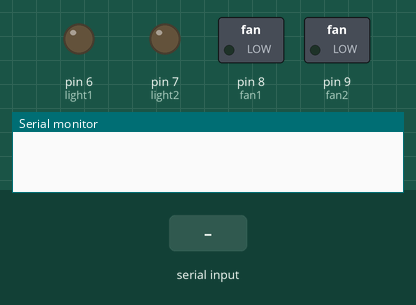
Simulated run of this sketch. Board: Arduino Uno, built with avr-gcc and run on an emulated ATmega328P. On the bench: switched loads named in the sketch (green lamp = pin HIGH), output pins drawn as LEDs (lit = HIGH), the last lines printed to the serial monitor. Inputs (shaded band) come from the test bench.

Above: at 1.2 s.
1.3 s: "a" received over Serial
At 2.2 s:
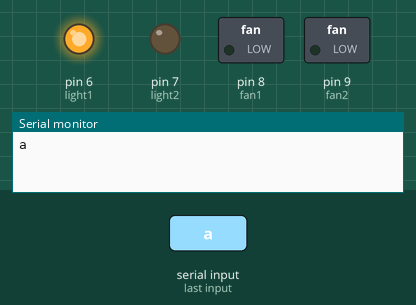
2.8 s: "c" received over Serial
At 3.3 s:
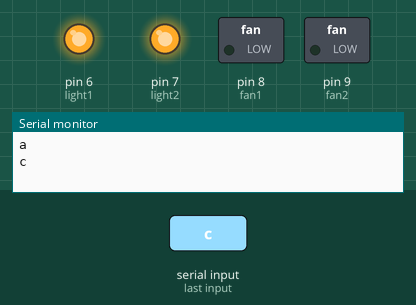
4.3 s: "b" received over Serial
At 5.5 s:
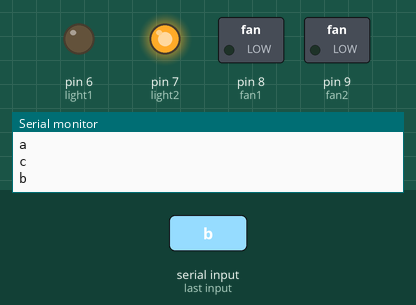
5.8 s: "e" received over Serial
At 6.8 s:
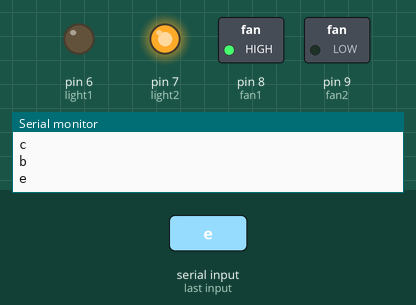
7.3 s: "d" received over Serial
At 8.0 s:
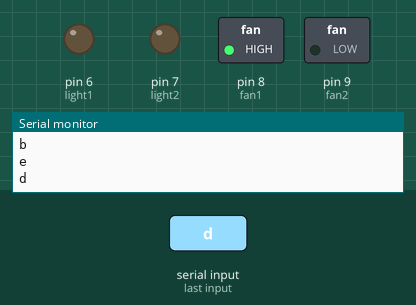
8.8 s: "g" received over Serial
At 9.1 s:
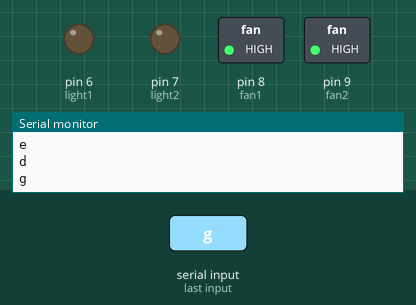
Timing chart, 0 to 11.3 s (numbered marks = the images above; inputs shaded):
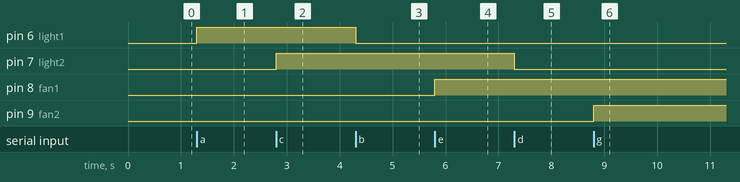

The sketch:

Home_Automation.ino
```cpp
// Created by Karthikesh Robotics
// Youtube channel : https://www.youtube.com/c/KarthiKeshRobotics

#define light1 6
#define light2 7
#define fan1 8
#define fan2 9

void setup() {
  Serial.begin(9600);
  pinMode(light1,OUTPUT);
  pinMode(light2,OUTPUT);
  pinMode(fan1,OUTPUT);
  pinMode(fan2,OUTPUT);

}

void loop() {
  if(Serial.available()>0)
  {
    char command=Serial.read();
    switch(command)
    {
      case 'a' :digitalWrite(light1,HIGH);
      break;
      case 'b' :digitalWrite(light1,LOW);
      break;
      case 'c' :digitalWrite(light2,HIGH);
      break;
      case 'd' :digitalWrite(light2,LOW);
      break;
      case 'e' :digitalWrite(fan1,HIGH);
      break;
      case 'f' :digitalWrite(fan1,LOW);
      break;
      case 'g' :digitalWrite(fan2,HIGH);
      break;
      case 'h' :digitalWrite(fan2,LOW);
      break;
      }
      Serial.println(command);
    }


}
// Created by Karthikesh Robotics
// Youtube channel : https://www.youtube.com/c/KarthiKeshRobotics
```

Measured:
- after the input at 1.3 s, pin 6 (light1): LOW → HIGH at once
- after the input at 2.8 s, pin 7 (light2): LOW → HIGH at once
- after the input at 4.3 s, pin 6 (light1): HIGH → LOW at once
- after the input at 5.8 s, pin 8 (fan1): LOW → HIGH at once
- after the input at 7.3 s, pin 7 (light2): HIGH → LOW at once
- after the input at 8.8 s, pin 9 (fan2): LOW → HIGH at once
